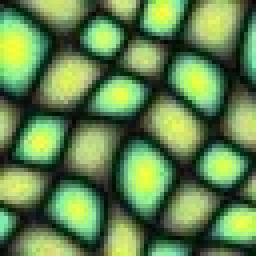
#> input picture examples/161.jpg, 64 x 64 px (shown 4 times larger)
$ python synthesis.py --sample_path examples/161.jpg
#> lines starting #> are read from the running program, lines starting #| are printed output that depends on the picture; after the words box and inside, x2 and y2 are one past the last pixel; in counts of white or black regions, pixels touching at a corner belong together
#> in main, sample is the input picture: shape (64, 64, 3); mean B, G, R 79, 132.1, 98.4
'''
This module is a Python implementation of:

    A. Efros and T. Leung, "Texture Synthesis by Non-parametric Sampling,"
    Proceedings of the Seventh IEEE International Conference on Computer
    Vision, September 1999.

Specifically, this module implements texture synthesis by growing a 3x3 texture patch
pixel-by-pixel. Please see the authors' project page for additional algorithm details:

    https://people.eecs.berkeley.edu/~efros/research/EfrosLeung.html

Example:

    Generate a 50x50 texture patch from a texture available at the input path and save it to
    the output path. Also, visualize the synthesis process:

        $ python synthesis.py --sample_path=[input path] --out_path=[output path] --visualize

'''

__author__ = 'Maxwell Goldberg'

import argparse
import cv2
import numpy as np

EIGHT_CONNECTED_NEIGHBOR_KERNEL = np.array([[1., 1., 1.],
                                            [1., 0., 1.],
                                            [1., 1., 1.]], dtype=np.float64)
SIGMA_COEFF = 6.4      # The denominator for a 2D Gaussian sigma used in the reference implementation.
ERROR_THRESHOLD = 0.1  # The default error threshold for synthesis acceptance in the reference implementation.


def normalized_ssd(sample, window, mask):
    wh, ww = window.shape
    sh, sw = sample.shape

    # Get sliding window views of the sample, window, and mask.
    strided_sample = np.lib.stride_tricks.as_strided(sample, shape=((sh-wh+1), (sw-ww+1), wh, ww),
                        strides=(sample.strides[0], sample.strides[1], sample.strides[0], sample.strides[1]))
    strided_sample = strided_sample.reshape(-1, wh, ww)

    # Note that the window and mask views have the same shape as the strided sample, but the kernel is fixed
    # rather than sliding for each of these components.
    strided_window = np.lib.stride_tricks.as_strided(window, shape=((sh-wh+1), (sw-ww+1), wh, ww),
                        strides=(0, 0, window.strides[0], window.strides[1]))
    strided_window = strided_window.reshape(-1, wh, ww)

    strided_mask = np.lib.stride_tricks.as_strided(mask, shape=((sh-wh+1), (sw-ww+1), wh, ww),
                        strides=(0, 0, mask.strides[0], mask.strides[1]))
    strided_mask = strided_mask.reshape(-1, wh, ww)

    # Form a 2D Gaussian weight matrix from symmetric linearly separable Gaussian kernels and generate a
    # strided view over this matrix.
    sigma = wh / SIGMA_COEFF
    kernel = cv2.getGaussianKernel(ksize=wh, sigma=sigma)
    kernel_2d = kernel * kernel.T

    strided_kernel = np.lib.stride_tricks.as_strided(kernel_2d, shape=((sh-wh+1), (sw-ww+1), wh, ww),
                        strides=(0, 0, kernel_2d.strides[0], kernel_2d.strides[1]))
    strided_kernel = strided_kernel.reshape(-1, wh, ww)

    # Take the sum of squared differences over all sliding sample windows and weight it so that only existing neighbors
    # contribute to error. Use the Gaussian kernel to weight central values more strongly than distant neighbors.
    squared_differences = ((strided_sample - strided_window)**2) * strided_kernel * strided_mask
    ssd = np.sum(squared_differences, axis=(1,2))
    ssd = ssd.reshape(sh-wh+1, sw-ww+1)

    # Normalize the SSD by the maximum possible contribution.
    total_ssd = np.sum(mask * kernel_2d)
    normalized_ssd = ssd / total_ssd

    return normalized_ssd

def get_candidate_indices(normalized_ssd, error_threshold=ERROR_THRESHOLD):
    min_ssd = np.min(normalized_ssd)
    min_threshold = min_ssd * (1. + error_threshold)
    indices = np.where(normalized_ssd <= min_threshold)
    return indices

def select_pixel_index(normalized_ssd, indices, method='uniform'):
    N = indices[0].shape[0]

    if method == 'uniform':
        weights = np.ones(N) / float(N)
    else:
        weights = normalized_ssd[indices]
        weights = weights / np.sum(weights)

    # Select a random pixel index from the index list.
    selection = np.random.choice(np.arange(N), size=1, p=weights)
    selected_index = (indices[0][selection], indices[1][selection])

    return selected_index

def get_neighboring_pixel_indices(pixel_mask):
    # Taking the difference between the dilated mask and the initial mask
    # gives only the 8-connected neighbors of the mask frontier.
    kernel = np.ones((3,3))
    dilated_mask = cv2.dilate(pixel_mask, kernel, iterations=1)
    neighbors = dilated_mask - pixel_mask

    # Recover the indices of the mask frontier.
    neighbor_indices = np.nonzero(neighbors)

    return neighbor_indices

def permute_neighbors(pixel_mask, neighbors):
    N = neighbors[0].shape[0]

    # Generate a permutation of the neigboring indices
    permuted_indices = np.random.permutation(np.arange(N))
    permuted_neighbors = (neighbors[0][permuted_indices], neighbors[1][permuted_indices])

    # Use convolution to count the number of existing neighbors for all entries in the mask.
    neighbor_count = cv2.filter2D(pixel_mask, ddepth=-1, kernel=EIGHT_CONNECTED_NEIGHBOR_KERNEL, borderType=cv2.BORDER_CONSTANT)

    # Sort the permuted neighboring indices by quantity of existing neighbors descending.
    permuted_neighbor_counts = neighbor_count[permuted_neighbors]

    sorted_order = np.argsort(permuted_neighbor_counts)[::-1]
    permuted_neighbors = (permuted_neighbors[0][sorted_order], permuted_neighbors[1][sorted_order])

    return permuted_neighbors

def texture_can_be_synthesized(mask):
    # The texture can be synthesized while the mask has unfilled entries.
    mh, mw = mask.shape[:2]
    num_completed = np.count_nonzero(mask)
    num_incomplete = (mh * mw) - num_completed

    return num_incomplete > 0

def initialize_texture_synthesis(original_sample, window_size, kernel_size):
    # Convert original to sample representation.
#> called with window_size = (50, 50), kernel_size = 11
    sample = cv2.cvtColor(original_sample, cv2.COLOR_BGR2GRAY)
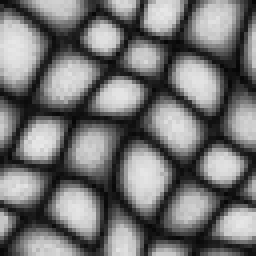
#> sample: shape (64, 64) (shown 4 times larger); min 5, max 232, mean 116

    # Convert sample to floating point and normalize to the range [0., 1.]
    sample = sample.astype(np.float64)
    sample = sample / 255.

    # Generate window
    window = np.zeros(window_size, dtype=np.float64)

    # Generate output window
    if original_sample.ndim == 2:
        result_window = np.zeros_like(window, dtype=np.uint8)
    else:
        result_window = np.zeros(window_size + (3,), dtype=np.uint8)

    # Generate window mask
    h, w = window.shape
    mask = np.zeros((h, w), dtype=np.float64)

    # Initialize window with random seed from sample
    sh, sw = original_sample.shape[:2]
#> sh = 64; sw = 64
    ih = np.random.randint(sh-3+1)
#> ih = 44
    iw = np.random.randint(sw-3+1)
#> iw = 47
    seed = sample[ih:ih+3, iw:iw+3]
#> seed = [[0.125, 0.11, 0.11], [0.216, 0.22, 0.125], [0.365, 0.369, 0.259]]

    # Place seed in center of window
    ph, pw = (h//2)-1, (w//2)-1
    window[ph:ph+3, pw:pw+3] = seed
    mask[ph:ph+3, pw:pw+3] = 1
    result_window[ph:ph+3, pw:pw+3] = original_sample[ih:ih+3, iw:iw+3]

    # Obtain padded versions of window and mask
    win = kernel_size//2
    padded_window = cv2.copyMakeBorder(window,
                                       top=win, bottom=win, left=win, right=win, borderType=cv2.BORDER_CONSTANT, value=0.)
    padded_mask = cv2.copyMakeBorder(mask,
                                     top=win, bottom=win, left=win, right=win, borderType=cv2.BORDER_CONSTANT, value=0.)

    # Obtain views of the padded window and mask
    window = padded_window[win:-win, win:-win]
    mask = padded_mask[win:-win, win:-win]

    return sample, window, mask, padded_window, padded_mask, result_window

def synthesize_texture(original_sample, window_size, kernel_size, visualize):
    global gif_count
    (sample, window, mask, padded_window,
        padded_mask, result_window) = initialize_texture_synthesis(original_sample, window_size, kernel_size)
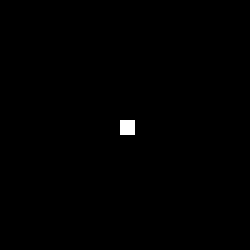
#> mask: shape (50, 50) float64 (shown 5 times larger); values 0 (black) and 1 (white), 0.36% white in thin lines or dots, all inside (x1, y1, x2, y2) = (24, 24, 27, 27)
#> padded_mask: shape (60, 60) float64; values 0 (black) and 1 (white), 0.25% white in thin lines or dots, all inside (x1, y1, x2, y2) = (29, 29, 32, 32)

    # Synthesize texture until all pixels in the window are filled.
    while texture_can_be_synthesized(mask):
        # Get neighboring indices
#> in texture_can_be_synthesized, `num_completed = np.count_nonzero(mask)`: num_completed = 9
#> in texture_can_be_synthesized, `num_incomplete = (mh * mw) - num_completed`: num_incomplete = 2491
        neighboring_indices = get_neighboring_pixel_indices(mask)
#> in get_neighboring_pixel_indices, `kernel = np.ones((3,3))`: kernel = [[1, 1, 1], [1, 1, 1], [1, 1, 1]]
#> in get_neighboring_pixel_indices, `dilated_mask = cv2.dilate(pixel_mask, kernel, iterations=1)`: dilated_mask: shape (50, 50) float64; values 0 (black) and 1 (white), 1% white; 1 white region, box (x1, y1, x2, y2) and area: (23, 23, 28, 28) 25
#> in get_neighboring_pixel_indices, `neighbors = dilated_mask - pixel_mask`:
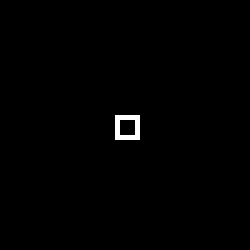
#> neighbors: shape (50, 50) float64 (shown 5 times larger); values 0 (black) and 1 (white), 0.64% white in thin lines or dots, all inside (x1, y1, x2, y2) = (23, 23, 28, 28)
#> in get_neighboring_pixel_indices, `neighbor_indices = np.nonzero(neighbors)`: neighbor_indices = 16 positions, rows 23 to 27, columns 23 to 27
#> neighboring_indices = 16 positions, rows 23 to 27, columns 23 to 27

        # Permute and sort neighboring indices by quantity of 8-connected neighbors.
        neighboring_indices = permute_neighbors(mask, neighboring_indices)
#> in permute_neighbors, `permuted_neighbor_counts = neighbor_count[permuted_neighbors]`: permuted_neighbor_counts = [2, 2, 3, 2, 2, 1, 3, 1, 2, 2, 3, 3, 1, 2, 1, 2]
#> in permute_neighbors, `sorted_order = np.argsort(permuted_neighbor_counts)[::-1]`: sorted_order = [10, 11, 2, 6, 9, 8, 15, 13, 1, 0, 3, 4, 14, 12, 5, 7]

        for ch, cw in zip(neighboring_indices[0], neighboring_indices[1]):

            window_slice = padded_window[ch:ch+kernel_size, cw:cw+kernel_size]
            mask_slice = padded_mask[ch:ch+kernel_size, cw:cw+kernel_size]

            # Compute SSD for the current pixel neighborhood and select an index with low error.
            ssd = normalized_ssd(sample, window_slice, mask_slice)
            indices = get_candidate_indices(ssd)
            selected_index = select_pixel_index(ssd, indices)

            # Translate index to accommodate padding.
            selected_index = (selected_index[0] + kernel_size // 2, selected_index[1] + kernel_size // 2)

            # Set windows and mask.
            window[ch, cw] = sample[selected_index]
            mask[ch, cw] = 1
            result_window[ch, cw] = original_sample[selected_index[0], selected_index[1]]

            if visualize:
                cv2.imshow('synthesis window', result_window)
                key = cv2.waitKey(1)
                if key == 27:
                    cv2.destroyAllWindows()
                    return result_window
#> this loop made 16 passes
#> (ch, cw, indices, selected_index) on passes 1 to 12: (25, 23, ([40], [41]), ([45], [46])), (27, 25, ([42], [43]), ([47], [48])), (25, 27, ([40], [45]), ([45], [50])), (23, 25, ([38], [43]), ([43], [48])), (26, 23, ([41], [41]), ([46], [46])), (27, 24, ([42], [42]), ([47], [47])), (24, 23, ([39], [41]), ([44], [46])), (23, 26, ([38], [44]), ([43], [49])), (24, 27, ([39], [45]), ([44], [50])), (23, 24, ([38], [42]), ([43], [47])), (26, 27, ([41], [45]), ([46], [50])), (27, 26, ([42], [44]), ([47], [49]))
#> pass 1, in normalized_ssd, `ssd = ssd.reshape(sh-wh+1, sw-ww+1)`:
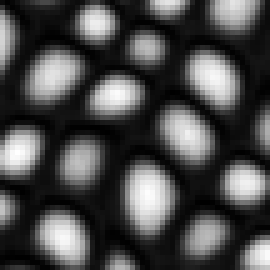
#> ssd: shape (54, 54) float64 (shown 5 times larger); min 0, max 0.104, mean 0.0309; drawn with min black and max white
#> pass 1, in normalized_ssd, `normalized_ssd = ssd / total_ssd`:
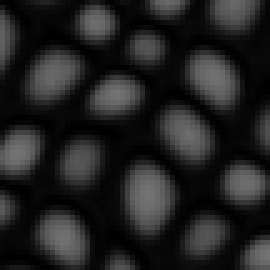
#> normalized_ssd: shape (54, 54) float64 (shown 5 times larger); min 0, max 0.458, mean 0.135
#> after the loop:
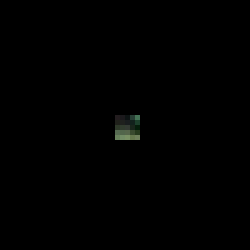
#> result_window: shape (50, 50, 3) (shown 5 times larger); mean B, G, R 0.5, 0.7, 0.6
#> after the loop:
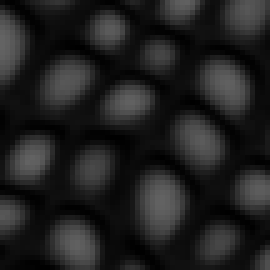
#> ssd: shape (54, 54) float64 (shown 5 times larger); min 0, max 0.391, mean 0.129

    if visualize:
        cv2.imshow('synthesis window', result_window)
        cv2.waitKey(0)
        cv2.destroyAllWindows()

    return result_window


def validate_args(args):
    wh, ww = args.window_height, args.window_width
    if wh < 3 or ww < 3:
        raise ValueError('window_size must be greater than or equal to (3,3).')

    if args.kernel_size <= 1:
        raise ValueError('kernel size must be greater than 1.')

    if args.kernel_size % 2 == 0:
        raise ValueError('kernel size must be odd.')

    if args.kernel_size > min(wh, ww):
        raise ValueError('kernel size must be less than or equal to the smaller window_size dimension.')

def parse_args():
    parser = argparse.ArgumentParser(description='Perform texture synthesis')
    parser.add_argument('--sample_path', type=str, required=True, help='Path to the texture sample')
    parser.add_argument('--out_path', type=str, required=False, help='Output path for synthesized texture')
    parser.add_argument('--window_height', type=int,  required=False, default=50, help='Height of the synthesis window')
    parser.add_argument('--window_width', type=int, required=False, default=50, help='Width of the synthesis window')
    parser.add_argument('--kernel_size', type=int, required=False, default=11, help='One dimension of the square synthesis kernel')
    parser.add_argument('--visualize', required=False, action='store_true', help='Visualize the synthesis process')
    args = parser.parse_args()
    return args

def main():
    args = parse_args()

    sample = cv2.imread(args.sample_path)
    if sample is None:
        raise ValueError('Unable to read image from sample_path.')

    validate_args(args)

    synthesized_texture = synthesize_texture(original_sample=sample,
                                             window_size=(args.window_height, args.window_width),
                                             kernel_size=args.kernel_size,
                                             visualize=args.visualize)

    if args.out_path is not None:
        cv2.imwrite(args.out_path, synthesized_texture)

if __name__ == '__main__':
    main()
